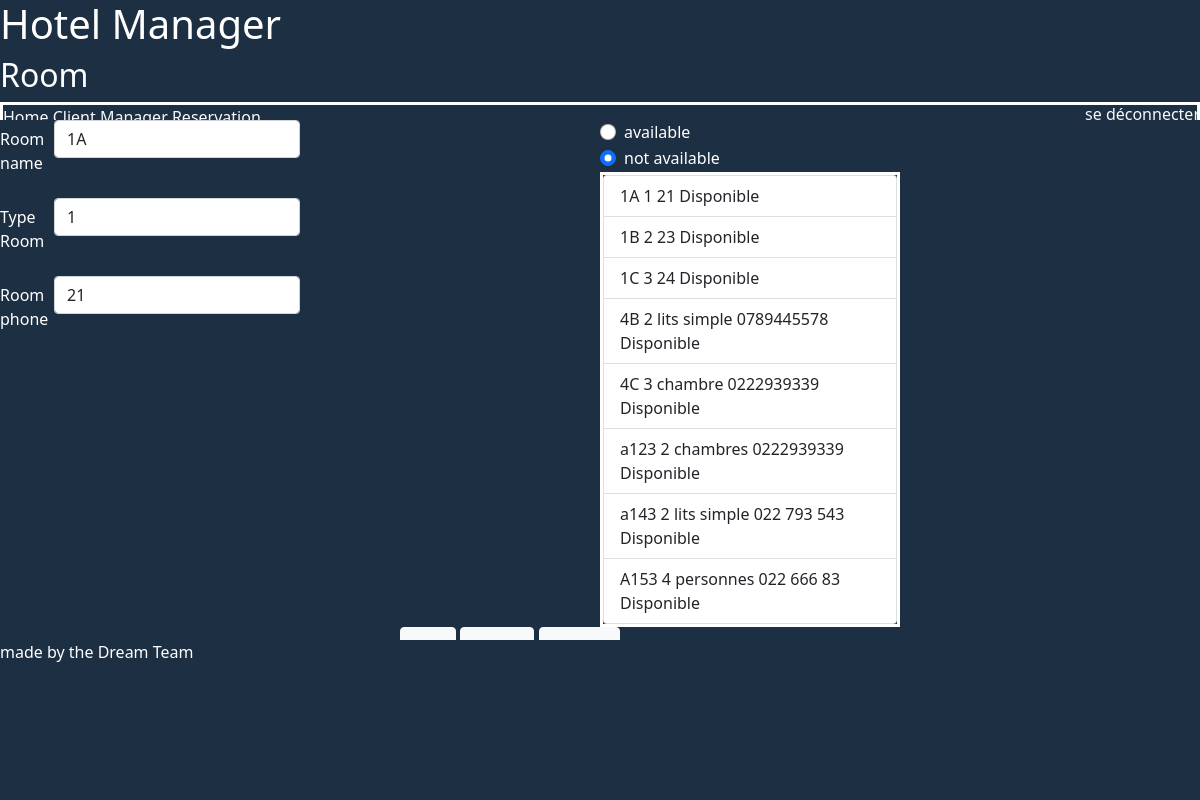
Page /View/room.php?id=1A on the committed database.
### tables this page shows
CREATE TABLE `chambres` (
  `type` varchar(45) DEFAULT NULL,
  `telephone` varchar(45) DEFAULT NULL,
  `disponibilite` varchar(45) DEFAULT NULL,
  `numeroChambre` varchar(11) NOT NULL,
  PRIMARY KEY (`numeroChambre`)
);

### Model/model.php (called while the page is built, shortened)
<?php
function selectRoom(){
    try {
        $bd = CoToBase();
        $requete = $bd->query("SELECT * FROM chambres");
        $requete->execute();
        return $requete->fetchAll();
    } catch (Exception $e) {
        echo 'Exception reçue : ',  $e->getMessage(), "\n";
    }
}
function selectInfoRoom($id){
    try {
        $bd = CoToBase();
        $requete = $bd->prepare("SELECT * FROM chambres WHERE numeroChambre = :idRoom");
        $requete->execute(
            array(
                ':idRoom' => $id,
            )
        );
        return $requete->fetchAll();
    } catch (Exception $e) {
        echo 'Exception reçue : ',  $e->getMessage(), "\n";
    }
}
?>

### View/room.php (the view, shortened to what this page needs)
<?php
require_once "../Model/model.php";
$rooms = selectRoom();
?>
<!DOCTYPE html>
<html lang="en">
<head>
    <link rel="stylesheet" href="../CSS/room.css">
    <link href="https://cdn.jsdelivr.net/npm/bootstrap@5.1.3/dist/css/bootstrap.min.css" rel="stylesheet">
</head>
<body>
    <header>
        <div id="titre">
            <h1>
            </h1>
            <h2>
                Room
            </h2>
            <a href="#" class="link-light" id="deconnexion">se déconnecter</a>
        </div>
        <nav>
            <a href="#" class="link-light">Home</a>
            <a href="#" class="link-light">Client Manager</a>
            <a href="#" class="link-light">Reservation</a>
        </nav>
    </header>
    <main>
        <form action="#" Method="POST">
<?php
if(isset($_GET['id'])){
    $infoRooms = selectInfoRoom($_GET['id']);
    foreach($infoRooms as $infoRoom): ?>
     <section id="section1">
     <div class="mb-3 row">
                    <label for="RoomName" class="col-sm-2 col-form-label">Room name</label>
                    <div class="col-sm-10">
                    <input name="RoomName" type="text" class="form-control" name="RoomName" value="<?=$infoRoom['numeroChambre']?>">
                    </div>
                </div>
                <div class="mb-3 row">
                    <label for="TypeRoom" class="col-sm-2 col-form-label">Type Room</label>
                    <div class="col-sm-10">
                    <input name="TypeRoom" type="text" class="form-control" name="TypeRoom" value="<?=$infoRoom['type']?>">
                    </div>
                </div>
                <div class="mb-3 row">
                    <label for="RoomPhone" class="col-sm-2 col-form-label">Room phone</label>
                    <div class="col-sm-10">
                    <input name="RoomPhone" type="tel" class="form-control" name="RoomPhone" value="<?=$infoRoom['telephone']?>">
                    </div>
                </div>
            </section>
        <?php endforeach;
        } ?>
            <section id="section2">
                <div id="checkbox">
                    <div class="form-check" >
                        <input class="form-check-input" type="radio" name="radioAvailable" value = "Disponible">
                        <label class="form-check-label" for="radioAvailableyes">
                        available
                        </label>
                    </div>
                    <div class="form-check" id="chb">
                        <input class="form-check-input" type="radio" name="radioAvailable" value = "Indisponible" checked>
                        <label class="form-check-label" for="radioAvailablenot" >
                        not available
                        </label>
                    </div>
                </div>
                <article>
                    <div class="list-group">
                    <?php foreach($rooms as $room):
                        if($room['disponibilite'] == "Disponible"){
                        ?>
                        <a href="room.php?id=<?=$room['numeroChambre']?>" class="list-group-item list-group-item-action"><?=$room['numeroChambre']." ".$room['type']." ".$room['telephone']." ".$room['disponibilite']?></a>
                    <?php }else{?>
                        <a href="room.php?id=<?=$room['numeroChambre']?>" id="indispo" class="list-group-item list-group-item-action"><?=$room['numeroChambre']." ".$room['type']." ".$room['telephone']." ".$room['disponibilite']?></a>
                    <?php } endforeach;?>
                    </div>
                </article>
            </section>
            <section id="section3">
            </section>
        </form>
    </main>
    <footer>
        made by the Dream Team
    </footer>
</body>
</html>

### CSS/room.css (style rules this page uses)
* { padding: 0; margin: 0; box-sizing: border-box; }
nav { border: solid white 3px; height: 5vh; }
div { color: white; }
#deconnexion { float: right; }
#section1 { width: 25vw; height: 50%; margin-right: 25vw; float: left; }
#section2 { width: 25vw; height: 50%; float: left; margin-right: 25vw; }
#section3 { height: 50%; width: 33.3vw; margin-left: 33.3vw; margin-right: 33.3vw; float: left; }
article { width: 100%; float: left; border: solid white 3px; height: 100%; }
header { background-color: #1d2f42; width: 100vw; height: 15vh; float: left; }
main { width: 100vw; height: 65vh; background-color: #1d2f42; float: left; }
footer { height: 20vh; width: 100%; float: left; background-color: #1d2f42; color: white; }
h1 { color: #fff; }
h2 { color: #fff; }
#chb { float: left; }

### rows in the picture
chambres: RoomName "1A", TypeRoom "1", RoomPhone "21", numeroChambre "1A", type "1", telephone "21", disponibilite "Disponible"
chambres: numeroChambre "1B", type "2", telephone "23", disponibilite "Disponible"
chambres: numeroChambre "1C", type "3", telephone "24", disponibilite "Disponible"
chambres: numeroChambre "4B", type "2 lits simple", telephone "0789445578", disponibilite "Disponible"
chambres: numeroChambre "4C", type "3 chambre", telephone "0222939339", disponibilite "Disponible"
chambres: numeroChambre "a123", type "2 chambres", telephone "0222939339", disponibilite "Disponible"
chambres: numeroChambre "a143", type "2 lits simple", telephone "022 793 543", disponibilite "Disponible"
chambres: numeroChambre "A153", type "4 personnes", telephone "022 666 83", disponibilite "Disponible"
